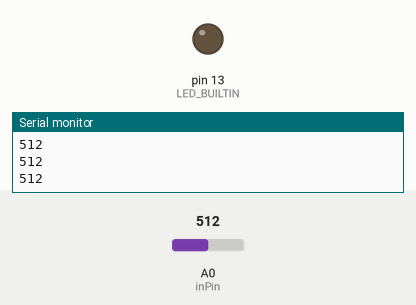
A sketch run on a simulated Arduino Uno, built with avr-gcc and run on an emulated ATmega328P. On the bench: output pins drawn as LEDs (lit = HIGH), the last lines printed to the serial monitor. The test bench sets the inputs (shaded band); at power-on: A0 (inPin) = 512.

Above: at 1.2 s.
1.3 s: A0 (inPin) set to 519
At 1.7 s:
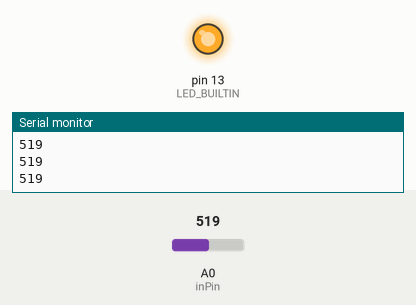
2.8 s: A0 (inPin) set to 511
At 4.0 s:
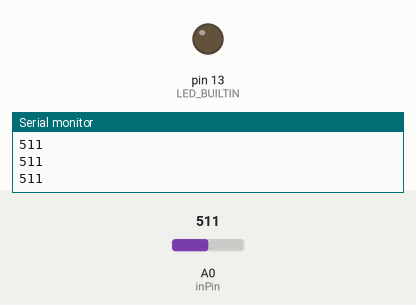
4.3 s: A0 (inPin) set to 716
At 5.2 s:
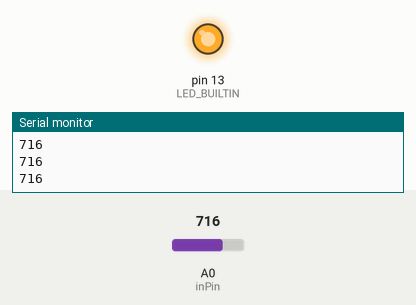
Timing chart, 0 to 7.3 s (numbered marks = the images above; inputs shaded):
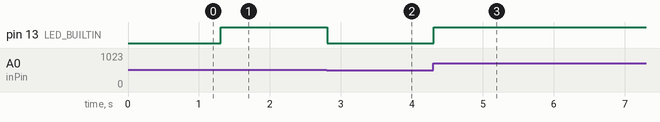

The sketch:

KEvin3.2_Controlling_Digital_Outputs.ino
```cpp
int inPin = A0;
int val;

void setup() {
  Serial.begin(9600);
  pinMode(LED_BUILTIN,OUTPUT);
}

void loop() {
  val=(analogRead(inPin));
  Serial.println(val);
  if(val > 512){
    digitalWrite(LED_BUILTIN, OUTPUT);
  }
  else {
  digitalWrite(LED_BUILTIN, LOW);
  }
}
```

Measured:
- the behaviour switches between 512 and 513 on A0 (inPin) (found by bisection; images 0 and 1)
- after the input at 1.3 s, pin 13 (LED_BUILTIN): LOW → HIGH at once
- after the input at 2.8 s, pin 13 (LED_BUILTIN): HIGH → LOW at once
- after the input at 4.3 s, pin 13 (LED_BUILTIN): LOW → HIGH at once
